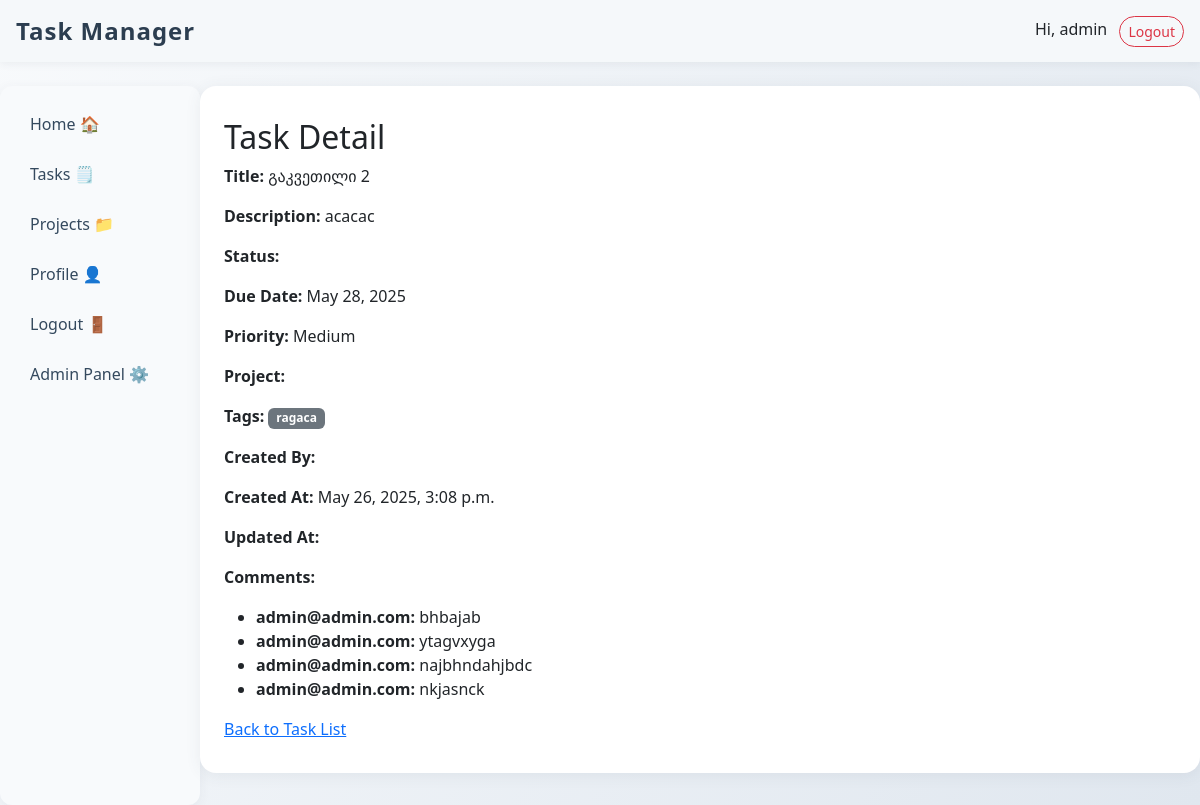
/tasks/3/ (signed in), run on an earlier commit of the app's database.
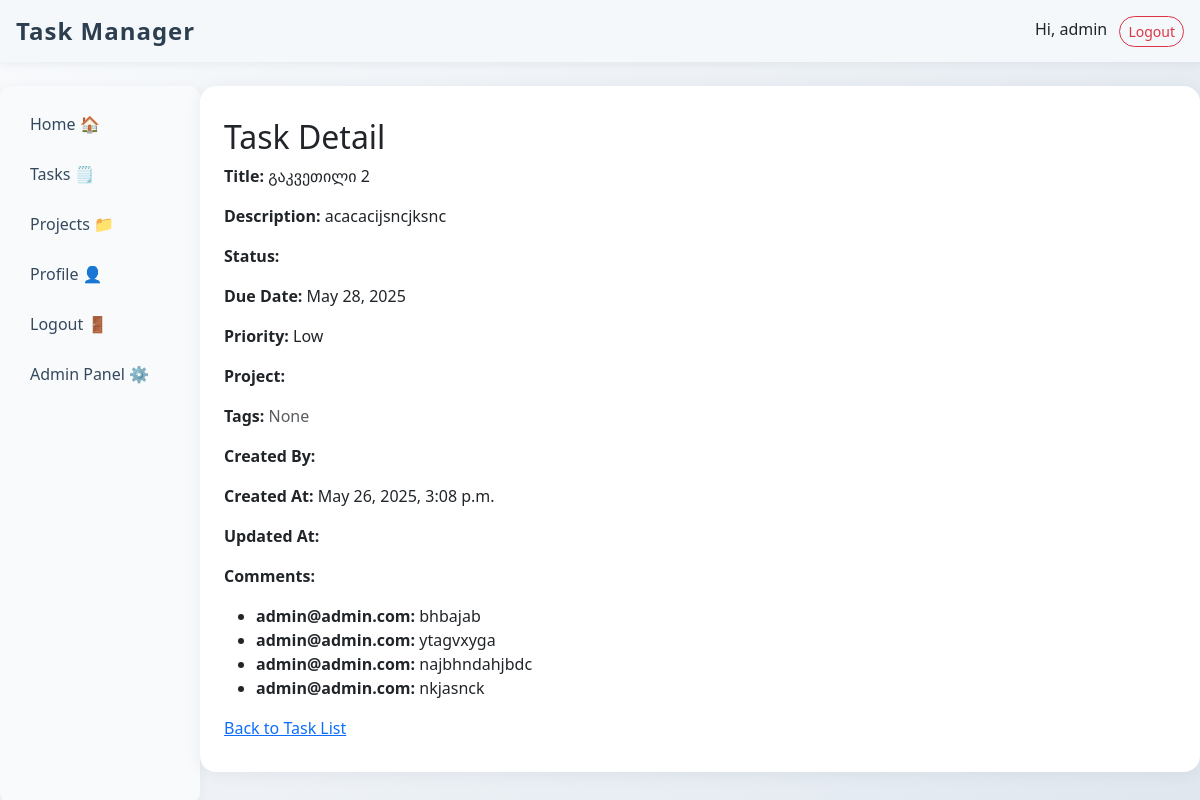
And on a later commit of the database.
### tasks/models.py (models this page shows, shortened)
class Task(models.Model):
    PRIORITY_CHOICES = [
        ('L', 'Low'),
        ('M', 'Medium'),
        ('H', 'High'),
    ]
    title = models.CharField(max_length=255)
    description = models.TextField(blank=True)
    user = models.ForeignKey(settings.AUTH_USER_MODEL, on_delete=models.CASCADE, related_name='tasks')
    project = models.ForeignKey(Project, on_delete=models.CASCADE, related_name='tasks', null=True, blank=True)
    due_date = models.DateField()
    time = models.TimeField(null=True, blank=True)
    priority = models.CharField(max_length=1, choices=PRIORITY_CHOICES, default='M')
    tags = models.ManyToManyField(Tag, blank=True, related_name='tasks')
    completed = models.BooleanField(default=False)
    created_at = models.DateTimeField(auto_now_add=True)

class Tag(models.Model):
    name = models.CharField(max_length=50)
    color = models.CharField(max_length=7, default="#cccccc")  # Hex color

class TaskComment(models.Model):
    task = models.ForeignKey(Task, on_delete=models.CASCADE, related_name='comments')
    user = models.ForeignKey(settings.AUTH_USER_MODEL, on_delete=models.CASCADE)
    content = models.TextField()
    created_at = models.DateTimeField(auto_now_add=True)

### accounts/models.py (models this page shows)
class CustomUser(AbstractBaseUser, PermissionsMixin):
    email = models.EmailField(unique=True)
    first_name = models.CharField(max_length=50, blank=True)
    last_name = models.CharField(max_length=50, blank=True)
    is_active = models.BooleanField(default=True)
    is_staff = models.BooleanField(default=False)
    date_joined = models.DateTimeField(auto_now_add=True)
    USERNAME_FIELD = 'email'
    REQUIRED_FIELDS = []
    objects = CustomUserManager()
    def __str__(self):
        return self.email

### tasks/views.py (the view)
# urls.py: path('tasks/<int:task_id>/', views.task_detail, name='task_detail'), # No HTMX partial logic in view
@login_required
def task_detail(request, task_id):
    task = Task.objects.get(id=task_id)
    if task.user != request.user:
        raise Http404("You do not have permission to view this task.")
    return render(request, 'tasks/task_detail.html', {'task': task})

### tasks/templates/tasks/task_detail.html
{% extends 'base.html' %}
{% block content %}
    <h2>Task Detail</h2>
    <div>
        <p><strong>Title:</strong> {{ task.title }}</p>
        <p><strong>Description:</strong> {{ task.description }}</p>
        <p><strong>Status:</strong> {{ task.status }}</p>
        <p><strong>Due Date:</strong> {{ task.due_date }}</p>
        <p><strong>Priority:</strong> {{ task.get_priority_display }}</p>
        <p><strong>Project:</strong> {{ task.project.name }}</p>
        <p><strong>Tags:</strong>
            {% if task.tags.all %}
                {% for tag in task.tags.all %}
                    <span class="badge bg-secondary">{{ tag.name }}</span>
                {% endfor %}
            {% else %}
                <span class="text-muted">None</span>
            {% endif %}
        </p>
        <p><strong>Created By:</strong> {{ task.created_by.username }}</p>
        <p><strong>Created At:</strong> {{ task.created_at }}</p>
        <p><strong>Updated At:</strong> {{ task.updated_at }}</p>
        <p><strong>Comments:</strong>
            {% if task.comments.all %}
                <ul>
                    {% for comment in task.comments.all %}
                        <li>
                            <strong>{{ comment.user }}:</strong>
                            {{ comment.content|truncatechars:40 }}
                        </li>
                    {% empty %}
                        <li>No comments</li>
                    {% endfor %}
                </ul>
            {% else %}
                No comments
            {% endif %}
    </div>
    <a href="{% url 'tasks:task_list' %}">Back to Task List</a>
{% endblock %}

What changed in the data, as far as the page shows it:
no longer on this page (row unchanged): Tag: name "ragaca"
changed Task "გაკვეთილი 2": description "acacac" → "acacacijsncjksnc"; priority "Medium" → "Low"
Also different on the page:
text now shown: "None"
